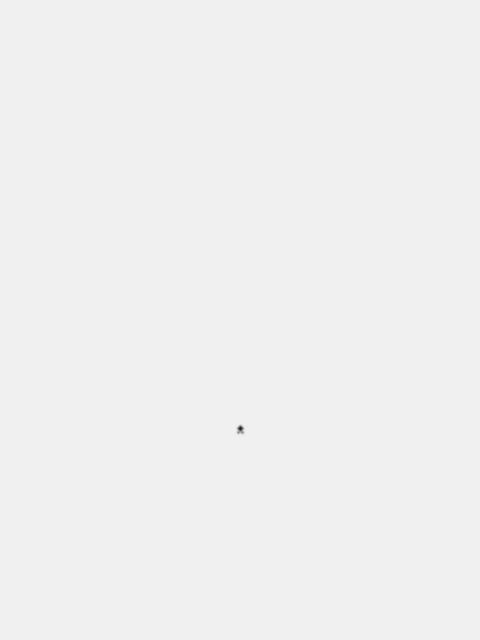
Frame 1 (no input)
Frame 2 (the mouse pressed at the canvas centre, redrawn once): identical to frame 1, image omitted

The Processing sketch that drew this single still picture (run headless with seeded random() and noise(); the mouse was pressed at the canvas centre and the sketch redrawn once):

// Processing sketch: ant_man
// ── ant_man.pde
// Manuale di Programmazione Cinematografica - Volume 2
// Daniele Olmisani, 2016

// Ant Man


final color PAPER = color(240);
final color INK = color (0);


void setup() {
  size(480, 640);
  noLoop();
}


void draw() {
  
  float s = min(width, height) / 240.0;
  
  translate(width/2.0, height/1.5);
  scale(s);
  
  background(PAPER);
  stroke(INK);
  
  line( 0, 0,  0, 2);
  line(-1, 1,  1, 1);
  line(-1, 3, -1, 3);
  line( 1, 3,  1, 3);
  
  filter(BLUR, s/2.0);
  
  save("ant-man.png");
}
